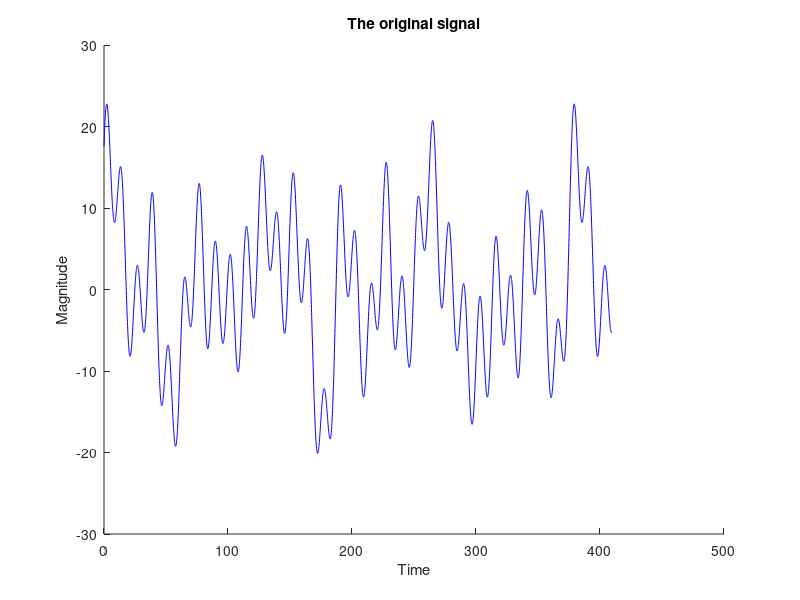

MATLAB code to generate this figure: (Note: this script raises an error after producing the figure.)
% Software: Fast Fourier Transform 1D (for real and complex signals)
% Author: Hy Truong Son
% Position: PhD Student
% Institution: Department of Computer Science, The University of Chicago
% Email: sonpascal93@gmail.com, hytruongson@uchicago.edu
% Website: http://people.inf.elte.hu/hytruongson/
% Copyright 2016 (c) Hy Truong Son. All rights reserved.

function [] = example_fft_1d()
    % Generate a random signal
    t = [0 : 0.1 : 200 * pi];
    t = t(1:2^12);
    c = 5.0;
    sine1 = c * sin(t / 10);
    sine2 = c * sin(t / 2);
    sine3 = c * sin(t / 3);
    sine4 = c * sin(t / 6 + pi / 4);
    cosine1 = c * cos(t / 20);
    cosine2 = c * cos(t / 2);
    cosine3 = c * cos(t / 3 + pi / 2.5);
    cosine4 = c * cos(t / 5 - pi / 3);
    signal = sine1 + sine2 + sine3 + sine4 + cosine1 + cosine2 + cosine3 + cosine4;
    
    % Plot the original signal
    figure(1);
    title('The original signal');
    xlabel('Time');
    ylabel('Magnitude');
    hold on;
    plot(t(:), signal(:), 'b-');
    
    % Fast Fourier Transform
    [re, im] = fft_1d(signal);
    amp = amplitude_1d(re, im);
    phase = phase_1d(re, im);
    
    % Plot the amplitude in the frequency domain
    figure(2);
    title('The amplitude in the frequency domain after DFT');
    xlabel('Time');
    ylabel('Amplitude');
    hold on;
    plot(1:size(amp, 1), amp(:), 'g.');
    
    % Inverse FFT 1D
    [r, i] = ifft_1d(re, im);
    
    % Plot the reversed signal (real part) and the imaginary part (= 0)
    figure(3);
    title('The reversed signal from Inverse DFT');
    xlabel('Time');
    ylabel('Magnitude');
    hold on;
    plot(t(:), r(:), 'r-');
    hold on;
    plot(t(:), i(:), 'g-');
end